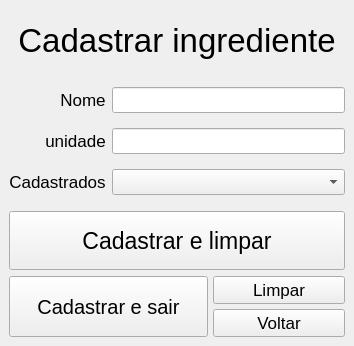
<?xml version="1.0" encoding="UTF-8"?>
<ui version="4.0">
 <class>MainWindow</class>
 <widget class="QMainWindow" name="MainWindow">
  <property name="geometry">
   <rect>
    <x>0</x>
    <y>0</y>
    <width>354</width>
    <height>346</height>
   </rect>
  </property>
  <property name="windowTitle">
   <string>MainWindow</string>
  </property>
  <widget class="QWidget" name="centralwidget">
   <layout class="QVBoxLayout" name="verticalLayout" stretch="1,2,2">
    <item>
     <layout class="QHBoxLayout" name="lay_hori_titulo">
      <property name="spacing">
       <number>2</number>
      </property>
      <property name="sizeConstraint">
       <enum>QLayout::SetDefaultConstraint</enum>
      </property>
      <item>
       <widget class="QLabel" name="lbl_titulo">
        <property name="font">
         <font>
          <pointsize>25</pointsize>
         </font>
        </property>
        <property name="text">
         <string>Cadastrar ingrediente</string>
        </property>
        <property name="alignment">
         <set>Qt::AlignCenter</set>
        </property>
       </widget>
      </item>
     </layout>
    </item>
    <item>
     <layout class="QFormLayout" name="formLayout">
      <property name="labelAlignment">
       <set>Qt::AlignRight|Qt::AlignTrailing|Qt::AlignVCenter</set>
      </property>
      <item row="0" column="0">
       <widget class="QLabel" name="lbl_nome">
        <property name="sizePolicy">
         <sizepolicy hsizetype="Minimum" vsizetype="Minimum">
          <horstretch>0</horstretch>
          <verstretch>2</verstretch>
         </sizepolicy>
        </property>
        <property name="font">
         <font>
          <pointsize>13</pointsize>
         </font>
        </property>
        <property name="text">
         <string>Nome</string>
        </property>
        <property name="alignment">
         <set>Qt::AlignCenter</set>
        </property>
       </widget>
      </item>
      <item row="0" column="1">
       <widget class="QLineEdit" name="txt_nome">
        <property name="sizePolicy">
         <sizepolicy hsizetype="Expanding" vsizetype="Maximum">
          <horstretch>0</horstretch>
          <verstretch>2</verstretch>
         </sizepolicy>
        </property>
        <property name="font">
         <font>
          <pointsize>11</pointsize>
         </font>
        </property>
       </widget>
      </item>
      <item row="1" column="0">
       <widget class="QLabel" name="lbl_unidade">
        <property name="sizePolicy">
         <sizepolicy hsizetype="Minimum" vsizetype="Minimum">
          <horstretch>0</horstretch>
          <verstretch>2</verstretch>
         </sizepolicy>
        </property>
        <property name="font">
         <font>
          <pointsize>13</pointsize>
         </font>
        </property>
        <property name="text">
         <string>unidade</string>
        </property>
        <property name="alignment">
         <set>Qt::AlignCenter</set>
        </property>
       </widget>
      </item>
      <item row="1" column="1">
       <widget class="QLineEdit" name="txt_unidade">
        <property name="sizePolicy">
         <sizepolicy hsizetype="Expanding" vsizetype="Maximum">
          <horstretch>0</horstretch>
          <verstretch>2</verstretch>
         </sizepolicy>
        </property>
        <property name="font">
         <font>
          <pointsize>11</pointsize>
         </font>
        </property>
       </widget>
      </item>
      <item row="2" column="0">
       <widget class="QLabel" name="lbl_cadastrados">
        <property name="sizePolicy">
         <sizepolicy hsizetype="Minimum" vsizetype="Minimum">
          <horstretch>0</horstretch>
          <verstretch>2</verstretch>
         </sizepolicy>
        </property>
        <property name="font">
         <font>
          <pointsize>13</pointsize>
         </font>
        </property>
        <property name="text">
         <string>Cadastrados</string>
        </property>
        <property name="alignment">
         <set>Qt::AlignCenter</set>
        </property>
       </widget>
      </item>
      <item row="2" column="1">
       <widget class="QComboBox" name="combo_nomes">
        <property name="font">
         <font>
          <pointsize>11</pointsize>
         </font>
        </property>
       </widget>
      </item>
     </layout>
    </item>
    <item>
     <layout class="QVBoxLayout" name="lay_vert_botoes" stretch="1,1">
      <item>
       <widget class="QPushButton" name="btn_cad_limpar">
        <property name="sizePolicy">
         <sizepolicy hsizetype="Minimum" vsizetype="Minimum">
          <horstretch>0</horstretch>
          <verstretch>0</verstretch>
         </sizepolicy>
        </property>
        <property name="font">
         <font>
          <pointsize>17</pointsize>
         </font>
        </property>
        <property name="text">
         <string>Cadastrar e limpar</string>
        </property>
       </widget>
      </item>
      <item>
       <layout class="QHBoxLayout" name="lay_hori_botoes_secundarios" stretch="3,2">
        <property name="spacing">
         <number>5</number>
        </property>
        <property name="sizeConstraint">
         <enum>QLayout::SetDefaultConstraint</enum>
        </property>
        <item>
         <widget class="QPushButton" name="btn_cad_sair">
          <property name="sizePolicy">
           <sizepolicy hsizetype="Minimum" vsizetype="Minimum">
            <horstretch>0</horstretch>
            <verstretch>0</verstretch>
           </sizepolicy>
          </property>
          <property name="font">
           <font>
            <pointsize>15</pointsize>
           </font>
          </property>
          <property name="text">
           <string>Cadastrar e sair</string>
          </property>
         </widget>
        </item>
        <item>
         <layout class="QVBoxLayout" name="lay_vert_botoes_cancelar">
          <item>
           <widget class="QPushButton" name="btn_limpar">
            <property name="sizePolicy">
             <sizepolicy hsizetype="Minimum" vsizetype="Minimum">
              <horstretch>0</horstretch>
              <verstretch>0</verstretch>
             </sizepolicy>
            </property>
            <property name="font">
             <font>
              <pointsize>13</pointsize>
             </font>
            </property>
            <property name="text">
             <string>Limpar</string>
            </property>
           </widget>
          </item>
          <item>
           <widget class="QPushButton" name="btn_voltar">
            <property name="sizePolicy">
             <sizepolicy hsizetype="Minimum" vsizetype="Minimum">
              <horstretch>0</horstretch>
              <verstretch>0</verstretch>
             </sizepolicy>
            </property>
            <property name="font">
             <font>
              <pointsize>13</pointsize>
             </font>
            </property>
            <property name="text">
             <string>Voltar</string>
            </property>
           </widget>
          </item>
         </layout>
        </item>
       </layout>
      </item>
     </layout>
    </item>
   </layout>
  </widget>
 </widget>
 <tabstops>
  <tabstop>txt_nome</tabstop>
  <tabstop>txt_unidade</tabstop>
  <tabstop>combo_nomes</tabstop>
  <tabstop>btn_cad_limpar</tabstop>
  <tabstop>btn_cad_sair</tabstop>
  <tabstop>btn_limpar</tabstop>
  <tabstop>btn_voltar</tabstop>
 </tabstops>
 <resources/>
 <connections/>
</ui>
